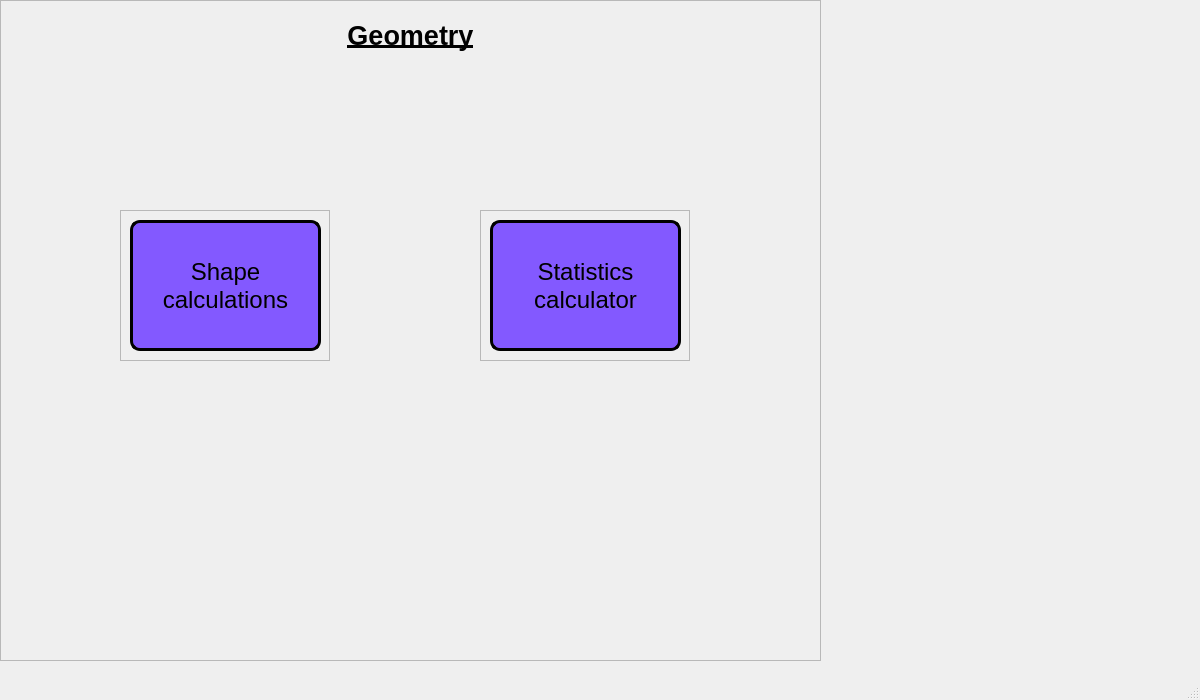
<?xml version="1.0" encoding="UTF-8"?>
<ui version="4.0">
 <class>Main</class>
 <widget class="QMainWindow" name="Main">
  <property name="geometry">
   <rect>
    <x>0</x>
    <y>0</y>
    <width>1200</width>
    <height>700</height>
   </rect>
  </property>
  <property name="sizePolicy">
   <sizepolicy hsizetype="Preferred" vsizetype="Preferred">
    <horstretch>0</horstretch>
    <verstretch>0</verstretch>
   </sizepolicy>
  </property>
  <property name="windowTitle">
   <string>Home - MathLab</string>
  </property>
  <widget class="QWidget" name="centralwidget">
   <property name="sizePolicy">
    <sizepolicy hsizetype="Preferred" vsizetype="Preferred">
     <horstretch>0</horstretch>
     <verstretch>0</verstretch>
    </sizepolicy>
   </property>
   <widget class="QLabel" name="background">
    <property name="enabled">
     <bool>true</bool>
    </property>
    <property name="geometry">
     <rect>
      <x>0</x>
      <y>0</y>
      <width>1201</width>
      <height>681</height>
     </rect>
    </property>
    <property name="text">
     <string/>
    </property>
    <property name="pixmap">
     <pixmap>design/main window.png</pixmap>
    </property>
   </widget>
   <widget class="QLabel" name="US_indicator">
    <property name="geometry">
     <rect>
      <x>1130</x>
      <y>620</y>
      <width>61</width>
      <height>31</height>
     </rect>
    </property>
    <property name="font">
     <font>
      <family>Arial</family>
      <pointsize>20</pointsize>
      <weight>75</weight>
      <bold>true</bold>
     </font>
    </property>
    <property name="cursor">
     <cursorShape>ArrowCursor</cursorShape>
    </property>
    <property name="contextMenuPolicy">
     <enum>Qt::DefaultContextMenu</enum>
    </property>
    <property name="text">
     <string/>
    </property>
    <property name="pixmap">
     <pixmap>design/usa_mini_flag.png</pixmap>
    </property>
    <property name="alignment">
     <set>Qt::AlignCenter</set>
    </property>
   </widget>
   <widget class="QFrame" name="geometry">
    <property name="enabled">
     <bool>true</bool>
    </property>
    <property name="geometry">
     <rect>
      <x>0</x>
      <y>0</y>
      <width>821</width>
      <height>661</height>
     </rect>
    </property>
    <property name="toolTip">
     <string/>
    </property>
    <property name="frameShape">
     <enum>QFrame::StyledPanel</enum>
    </property>
    <property name="frameShadow">
     <enum>QFrame::Raised</enum>
    </property>
    <widget class="QFrame" name="shape_calcs_frame">
     <property name="geometry">
      <rect>
       <x>120</x>
       <y>210</y>
       <width>210</width>
       <height>151</height>
      </rect>
     </property>
     <property name="frameShape">
      <enum>QFrame::StyledPanel</enum>
     </property>
     <property name="frameShadow">
      <enum>QFrame::Raised</enum>
     </property>
     <widget class="QPushButton" name="shape_calcs_button">
      <property name="geometry">
       <rect>
        <x>10</x>
        <y>10</y>
        <width>191</width>
        <height>131</height>
       </rect>
      </property>
      <property name="font">
       <font>
        <pointsize>18</pointsize>
       </font>
      </property>
      <property name="cursor">
       <cursorShape>PointingHandCursor</cursorShape>
      </property>
      <property name="styleSheet">
       <string notr="true">QPushButton {
	background-color: rgb(131, 89, 255);
	border-radius: 10px;
	border-width: 3px;
	border-color: black;
	border-style: solid;
}

QPushButton:pressed {
	background:rgb(0, 203, 14);
}</string>
      </property>
      <property name="text">
       <string>Shape
calculations</string>
      </property>
     </widget>
    </widget>
    <widget class="QLabel" name="label_2">
     <property name="geometry">
      <rect>
       <x>210</x>
       <y>0</y>
       <width>401</width>
       <height>71</height>
      </rect>
     </property>
     <property name="sizePolicy">
      <sizepolicy hsizetype="Preferred" vsizetype="Ignored">
       <horstretch>0</horstretch>
       <verstretch>0</verstretch>
      </sizepolicy>
     </property>
     <property name="font">
      <font>
       <family>Arial</family>
       <pointsize>20</pointsize>
       <weight>75</weight>
       <bold>true</bold>
       <underline>true</underline>
      </font>
     </property>
     <property name="styleSheet">
      <string notr="true"/>
     </property>
     <property name="text">
      <string>Geometry</string>
     </property>
     <property name="alignment">
      <set>Qt::AlignCenter</set>
     </property>
    </widget>
    <widget class="QFrame" name="stats_calcs_frame">
     <property name="geometry">
      <rect>
       <x>480</x>
       <y>210</y>
       <width>210</width>
       <height>151</height>
      </rect>
     </property>
     <property name="frameShape">
      <enum>QFrame::StyledPanel</enum>
     </property>
     <property name="frameShadow">
      <enum>QFrame::Raised</enum>
     </property>
     <widget class="QPushButton" name="stats_calcs_button">
      <property name="geometry">
       <rect>
        <x>10</x>
        <y>10</y>
        <width>191</width>
        <height>131</height>
       </rect>
      </property>
      <property name="font">
       <font>
        <pointsize>18</pointsize>
       </font>
      </property>
      <property name="cursor">
       <cursorShape>PointingHandCursor</cursorShape>
      </property>
      <property name="styleSheet">
       <string notr="true">QPushButton {
	background-color: rgb(131, 89, 255);
	border-radius: 10px;
	border-width: 3px;
	border-color: black;
	border-style: solid;
}

QPushButton:pressed {
	background:rgb(0, 203, 14);
}</string>
      </property>
      <property name="text">
       <string>Statistics
calculator</string>
      </property>
     </widget>
    </widget>
   </widget>
  </widget>
  <widget class="QMenuBar" name="menubar">
   <property name="geometry">
    <rect>
     <x>0</x>
     <y>0</y>
     <width>1200</width>
     <height>21</height>
    </rect>
   </property>
  </widget>
  <widget class="QStatusBar" name="statusbar"/>
 </widget>
 <resources/>
 <connections/>
</ui>
